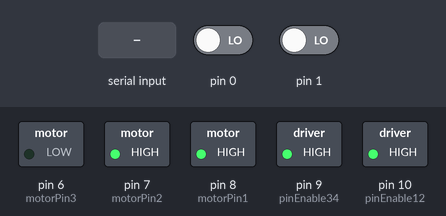
A sketch run on a simulated Arduino Leonardo, built with avr-gcc and run on an emulated ATmega32U4. On the bench: switched loads named in the sketch (green lamp = pin HIGH). The inputs (shaded band) are chosen by the test bench; at power-on: pin 0 LOW, pin 1 LOW. What the sketch prints to the serial monitor is not drawn.

Above: at 0.65 s.
At 1.25 s:
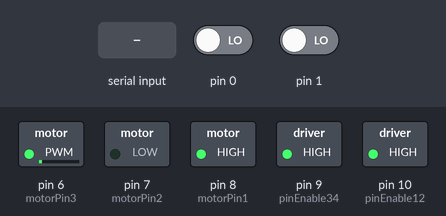
1.3 s: "90,45\n" received over Serial
At 4.25 s:
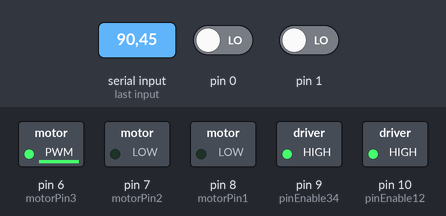
Timing chart, 0 to 16.3 s (numbered marks = the images above; inputs shaded):
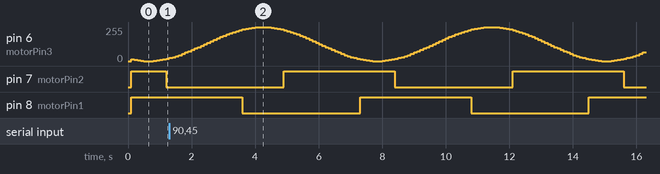

The sketch:

MotorOps_atmega2560_Driver.ino
```cpp
/*
 * Position Control of BLDC for CubeSat
 * Pins demarcations for Arduino Mega
 */

#define PINA 21
#define PINB 20
#define PINI 18
#define INTERRUPTA 2
#define INTERRUPTB 3
#define INTERRUPTI 5

// Encoder count variables
volatile int lastEncoded = 0; // Here updated value of encoder store.
volatile int encoderValue = 0; // Raw encoder value

// PINS
const int motorPin1 = 8;
const int motorPin2 = 7;
const int motorPin3 = 6;
const int pinEnable12 = 10;
const int pinEnable34 = 9;

// Motor movement variables
int pos = 0;          // position of motor
boolean direct = 0;   // Direction of motor
int setpoint = 0;
int error = 0;
int increment = 0;
int currentStepA;
int currentStepB;
int currentStepC;
int sineArraySize;

// Timing Delay Variables
unsigned long currentMillis;
unsigned long previousMillis = 0;
const long interval = 100;

// SPWM (Sine Wave)
const int pwmSin[] = {127, 138, 149, 160, 170, 181, 191, 200, 209, 217, 224, 231, 237, 242, 246, 250, 252, 254, 254, 254, 252, 250, 246, 242, 237, 231, 224, 217, 209, 200, 191, 181, 170, 160, 149, 138, 127, 116, 105, 94, 84, 73, 64, 54, 45, 37, 30, 23, 17, 12, 8, 4, 2, 0, 0, 0, 2, 4, 8, 12, 17, 23, 30, 37, 45, 54, 64, 73, 84, 94, 105, 116 };
// Every angle
//const int pwmSin[] = {127, 129, 131, 134, 136, 138, 140, 143, 145, 147, 149, 151, 154, 156, 158, 160, 162, 164, 166, 169, 171, 173, 175, 177, 179, 181, 183, 185, 187, 189, 191, 193, 195, 196, 198, 200, 202, 204, 205, 207, 209, 211, 212, 214, 216, 217, 219, 220, 222, 223, 225, 226, 227, 229, 230, 231, 233, 234, 235, 236, 237, 239, 240, 241, 242, 243, 243, 244, 245, 246, 247, 248, 248, 249, 250, 250, 251, 251, 252, 252, 253, 253, 253, 254, 254, 254, 254, 254, 254, 254, 255, 254, 254, 254, 254, 254, 254, 254, 253, 253, 253, 252, 252, 251, 251, 250, 250, 249, 248, 248, 247, 246, 245, 244, 243, 243, 242, 241, 240, 239, 237, 236, 235, 234, 233, 231, 230, 229, 227, 226, 225, 223, 222, 220, 219, 217, 216, 214, 212, 211, 209, 207, 205, 204, 202, 200, 198, 196, 195, 193, 191, 189, 187, 185, 183, 181, 179, 177, 175, 173, 171, 169, 166, 164, 162, 160, 158, 156, 154, 151, 149, 147, 145, 143, 140, 138, 136, 134, 131, 129, 127, 125, 123, 120, 118, 116, 114, 111, 109, 107, 105, 103, 100, 98, 96, 94, 92, 90, 88, 85, 83, 81, 79, 77, 75, 73, 71, 69, 67, 65, 63, 61, 59, 58, 56, 54, 52, 50, 49, 47, 45, 43, 42, 40, 38, 37, 35, 34, 32, 31, 29, 28, 27, 25, 24, 23, 21, 20, 19, 18, 17, 15, 14, 13, 12, 11, 11, 10, 9, 8, 7, 6, 6, 5, 4, 4, 3, 3, 2, 2, 1, 1, 1, 0, 0, 0, 0, 0, 0, 0,0 ,0 ,0 ,0 , 0, 0, 0, 0, 1, 1, 1, 2, 2, 3, 3, 4, 4, 5, 6, 6, 7, 8, 9, 10, 11, 11, 12, 13, 14, 15, 17, 18, 19, 20, 21, 23, 24, 25, 27, 28, 29, 31, 32, 34, 35, 37, 38, 40, 42, 43, 45, 47, 49, 50, 52, 54, 56, 58, 59, 61, 63, 65, 67, 69, 71, 73, 75, 77, 79, 81, 83, 85, 88, 90, 92, 94, 96, 98, 100, 103, 105, 107, 109, 111, 114, 116, 118, 120, 123, 125, 127};
// Every half angle
//const int pwmSin[] = {127,128,129,130,131,133,134,135,136,137,138,139,140,141,143,144,145,146,147,148,149,150,151,152,154,155,156,157,158,159,160,161,162,163,164,165,166,167,169,170,171,172,173,174,175,176,177,178,179,180,181,182,183,184,185,186,187,188,189,190,191,192,193,194,195,196,196,197,198,199,200,201,202,203,204,205,205,206,207,208,209,210,211,211,212,213,214,215,216,216,217,218,219,219,220,221,222,222,223,224,225,225,226,227,227,228,229,229,230,231,231,232,233,233,234,235,235,236,236,237,237,238,239,239,240,240,241,241,242,242,243,243,243,244,244,245,245,246,246,246,247,247,248,248,248,249,249,249,250,250,250,250,251,251,251,251,252,252,252,252,253,253,253,253,253,253,254,254,254,254,254,254,254,254,254,254,254,254,254,254,255,254,254,254,254,254,254,254,254,254,254,254,254,254,254,253,253,253,253,253,253,252,252,252,252,251,251,251,251,250,250,250,250,249,249,249,248,248,248,247,247,246,246,246,245,245,244,244,243,243,243,242,242,241,241,240,240,239,239,238,237,237,236,236,235,235,234,233,233,232,231,231,230,229,229,228,227,227,226,225,225,224,223,222,222,221,220,219,219,218,217,216,216,215,214,213,212,211,211,210,209,208,207,206,205,205,204,203,202,201,200,199,198,197,196,196,195,194,193,192,191,190,189,188,187,186,185,184,183,182,181,180,179,178,177,176,175,174,173,172,171,170,169,167,166,165,164,163,162,161,160,159,158,157,156,155,154,152,151,150,149,148,147,146,145,144,143,141,140,139,138,137,136,135,134,133,131,130,129,128,127,126,125,124,123,121,120,119,118,117,116,115,114,113,111,110,109,108,107,106,105,104,103,102,100,99,98,97,96,95,94,93,92,91,90,89,88,87,85,84,83,82,81,80,79,78,77,76,75,74,73,72,71,70,69,68,67,66,65,64,63,62,61,60,59,58,58,57,56,55,54,53,52,51,50,49,49,48,47,46,45,44,43,43,42,41,40,39,38,38,37,36,35,35,34,33,32,32,31,30,29,29,28,27,27,26,25,25,24,23,23,22,21,21,20,19,19,18,18,17,17,16,15,15,14,14,13,13,12,12,11,11,11,10,10,9,9,8,8,8,7,7,6,6,6,5,5,5,4,4,4,4,3,3,3,3,2,2,2,2,1,1,1,1,1,1,0,0,0,0,0,0,0,0,0,0,0,0,0,0,0,0,0,0,0,0,0,0,0,0,0,0,0,0,0,1,1,1,1,1,1,2,2,2,2,3,3,3,3,4,4,4,4,5,5,5,6,6,6,7,7,8,8,8,9,9,10,10,11,11,11,12,12,13,13,14,14,15,15,16,17,17,18,18,19,19,20,21,21,22,23,23,24,25,25,26,27,27,28,29,29,30,31,32,32,33,34,35,35,36,37,38,38,39,40,41,42,43,43,44,45,46,47,48,49,49,50,51,52,53,54,55,56,57,58,58,59,60,61,62,63,64,65,66,67,68,69,70,71,72,73,74,75,76,77,78,79,80,81,82,83,84,85,87,88,89,90,91,92,93,94,95,96,97,98,99,100,102,103,104,105,106,107,108,109,110,111,113,114,115,116,117,118,119,120,121,123,124,125,126,127};

/// SVPWM (Space Vector Wave)
//const int pwmSin[] = {128, 147, 166, 185, 203, 221, 238, 243, 248, 251, 253, 255, 255, 255, 253, 251, 248, 243, 238, 243, 248, 251, 253, 255, 255, 255, 253, 251, 248, 243, 238, 221, 203, 185, 166, 147, 128, 109, 90, 71, 53, 35, 18, 13, 8, 5, 3, 1, 1, 1, 3, 5, 8, 13, 18, 13, 8, 5, 3, 1, 1, 1, 3, 5, 8, 13, 18, 35, 53, 71, 90, 109};
//const int pwmSin[] = {128, 132, 136, 140, 143, 147, 151, 155, 159, 162, 166, 170, 174, 178, 181, 185, 189, 192, 196, 200, 203, 207, 211, 214, 218, 221, 225, 228, 232, 235, 238, 239, 240, 241, 242, 243, 244, 245, 246, 247, 248, 248, 249, 250, 250, 251, 252, 252, 253, 253, 253, 254, 254, 254, 255, 255, 255, 255, 255, 255, 255, 255, 255, 255, 255, 255, 255, 254, 254, 254, 253, 253, 253, 252, 252, 251, 250, 250, 249, 248, 248, 247, 246, 245, 244, 243, 242, 241, 240, 239, 238, 239, 240, 241, 242, 243, 244, 245, 246, 247, 248, 248, 249, 250, 250, 251, 252, 252, 253, 253, 253, 254, 254, 254, 255, 255, 255, 255, 255, 255, 255, 255, 255, 255, 255, 255, 255, 254, 254, 254, 253, 253, 253, 252, 252, 251, 250, 250, 249, 248, 248, 247, 246, 245, 244, 243, 242, 241, 240, 239, 238, 235, 232, 228, 225, 221, 218, 214, 211, 207, 203, 200, 196, 192, 189, 185, 181, 178, 174, 170, 166, 162, 159, 155, 151, 147, 143, 140, 136, 132, 128, 124, 120, 116, 113, 109, 105, 101, 97, 94, 90, 86, 82, 78, 75, 71, 67, 64, 60, 56, 53, 49, 45, 42, 38, 35, 31, 28, 24, 21, 18, 17, 16, 15, 14, 13, 12, 11, 10, 9, 8, 8, 7, 6, 6, 5, 4, 4, 3, 3, 3, 2, 2, 2, 1, 1, 1, 1, 1, 1, 1, 1, 1, 1, 1, 1, 1, 2, 2, 2, 3, 3, 3, 4, 4, 5, 6, 6, 7, 8, 8, 9, 10, 11, 12, 13, 14, 15, 16, 17, 18, 17, 16, 15, 14, 13, 12, 11, 10, 9, 8, 8, 7, 6, 6, 5, 4, 4, 3, 3, 3, 2, 2, 2, 1, 1, 1, 1, 1, 1, 1, 1, 1, 1, 1, 1, 1, 2, 2, 2, 3, 3, 3, 4, 4, 5, 6, 6, 7, 8, 8, 9, 10, 11, 12, 13, 14, 15, 16, 17, 18, 21, 24, 28, 31, 35, 38, 42, 45, 49, 53, 56, 60, 64, 67, 71, 75, 78, 82, 86, 90, 94, 97, 101, 105, 109, 113, 116, 120, 124};

void setup() {
  // Change Frequency of pins to above audible range (32kHz). Only for Arduino UNO
  TCCR4B = TCCR4B & B11111000 | B00000001;

  // Pin initializations
  pinMode(motorPin1, OUTPUT);
  pinMode(motorPin2, OUTPUT);
  pinMode(motorPin3, OUTPUT);
  pinMode(PINA, INPUT_PULLUP);
  pinMode(PINB, INPUT_PULLUP);
  pinMode(PINI, INPUT_PULLUP);
  pinMode(pinEnable12, OUTPUT);
  pinMode(pinEnable34, OUTPUT);

  // Shifts each output variable to match whichever sine lookup table is being used. This ensures that the outputs are always 120 degrees apart.
  sineArraySize = sizeof(pwmSin)/sizeof(int); // Find lookup table size
  int phaseShift = sineArraySize/3;           // Find phase shift and initial A, B C phase values
  currentStepA = 0;
  currentStepB = currentStepA + phaseShift;
  currentStepC = currentStepB + phaseShift;

  sineArraySize--; // Convert from array Size to last PWM array number

  // Declare interrupt functions which trigger on voltage change one with the A phase and one with the Index phase
  attachInterrupt (INTERRUPTA, updateEncoder, CHANGE);   // interrupt 0 is pin 2, interrupt 1 is pin 3
  attachInterrupt (INTERRUPTB, updateEncoder, CHANGE);
  attachInterrupt (INTERRUPTI, homeEncoder, CHANGE);

  // Enable the drive pins
  digitalWrite(pinEnable12, HIGH);
  digitalWrite(pinEnable34, HIGH);

  Serial.begin(9600);
  Serial.setTimeout(10);
}

void loop() {
  // Read setpoint from Serial Monitor
  readSetpoint();

  // Maps encoder values to create all positive values creating an absolute position from 0-1024
  if(encoderValue <= 0){
    pos = map(encoderValue,-1,-2048,2048,1);
  } else {
    pos = encoderValue;
  }

  // Take the input value from the encoder and translate it into 360 degrees
  pos=map(pos,0,2048,0,360);
  pos=constrain(pos,0,360);
  error=setpoint-pos;   // Calculate the error

  //*
  Serial.print(pos);
  Serial.print(",");
  Serial.print(setpoint);
  Serial.print(",");
  Serial.println(error);
  //*/
  //*
  // Only change the position in the lookup table after a certain time. Changing "interval" variable changes the speed which the motor turns
  currentMillis = millis();
  if(currentMillis - previousMillis >= interval){
    previousMillis = currentMillis;

    //*
    //Move the motor in certain direction based on if the error is above a certain threshold
    if(error < -2){
      increment=1;
      moveMotor();
    } else if(error > 2){
      increment=-1;
      moveMotor();
    }
    //*/
  }

//*/
}

void moveMotor(){
  // Change Duty Cycle value in the lookup table
  currentStepA = currentStepA + increment;
  currentStepB = currentStepB + increment;
  currentStepC = currentStepC + increment;

  //Check for lookup table overflow and return to opposite end if necessary
  if(currentStepA > sineArraySize)  currentStepA = 0;
  if(currentStepA < 0)  currentStepA = sineArraySize;

  if(currentStepB > sineArraySize)  currentStepB = 0;
  if(currentStepB < 0)  currentStepB = sineArraySize;

  if(currentStepC > sineArraySize)  currentStepC = 0;
  if(currentStepC < 0) currentStepC = sineArraySize;

  // PWM output on motor pins with duty cycle determined by lookup table
  analogWrite(motorPin1,pwmSin[currentStepA]);
  analogWrite(motorPin2,pwmSin[currentStepB]);
  analogWrite(motorPin3,pwmSin[currentStepC]);

  // Debugging
  /*
  Serial.print(pwmSin[currentStepA]);
  Serial.print(",");
  Serial.print(pwmSin[currentStepB]);
  Serial.print(",");
  Serial.print(pwmSin[currentStepC]);
  Serial.print(",");
  //*/
  /*
  Serial.print(pos);
  Serial.print(",");
  Serial.print(setpoint);
  Serial.print(",");
  Serial.println(error);
  //*/
}

void updateEncoder(){
  int MSB = digitalRead(PINA); //MSB = most significant bit
  int LSB = digitalRead(PINB); //LSB = least significant bit

  int encoded = (MSB << 1) |LSB; //converting the 2 pin value to single number
  int sum  = (lastEncoded << 2) | encoded; //adding it to the previous encoded value

  if(sum == 0b1101 || sum == 0b0100 || sum == 0b0010 || sum == 0b1011) encoderValue ++;
  if(sum == 0b1110 || sum == 0b0111 || sum == 0b0001 || sum == 0b1000) encoderValue --;

  lastEncoded = encoded; //store this value for next time
}

void homeEncoder(){
  // The home position is considered as 0
  encoderValue = 0;
}

void readSetpoint(){
  if(Serial.available() > 0) {
    setpoint = Serial.parseInt();
  }
}
```

Measured:
- by itself, pin 7 (motorPin2), pin 8 (motorPin1): alternates HIGH for 3.5 s and LOW for 3.7 s
